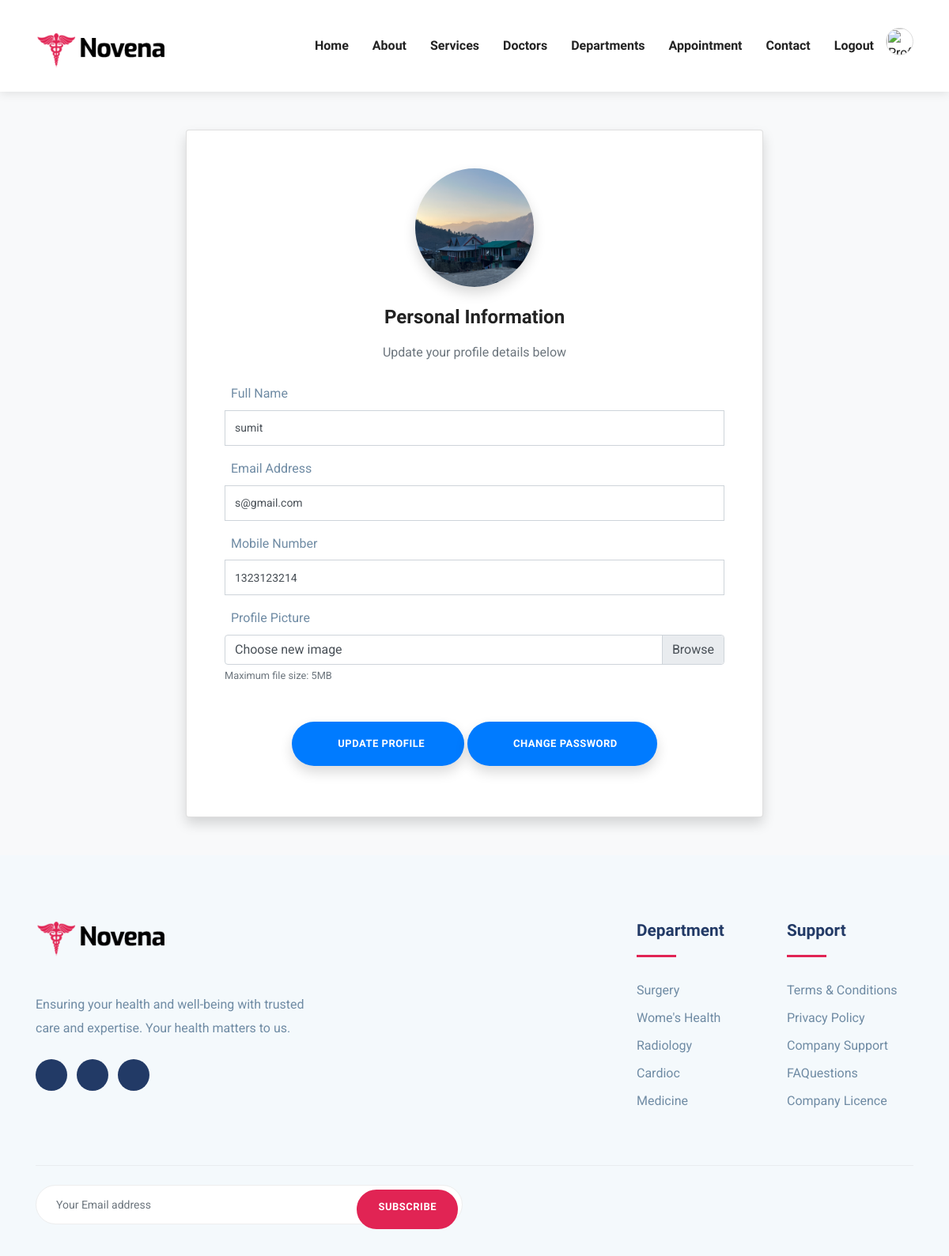
Screenshot of /userprofile/ (signed in) with the database file from the repository.
### myapp/models.py (models this page shows, shortened)
class User(models.Model):
    name = models.CharField(max_length=255, unique=True)
    email = models.EmailField(unique=True)
    mobile = models.BigIntegerField()
    password = models.CharField(max_length=255)
    usertype = models.CharField(max_length=20)
    profile = models.ImageField(upload_to='profiles/', null=True, blank=True)

### myapp/views.py (the view, shortened to what this page needs)
# urls.py: path('userprofile/', views.userprofile, name='userprofile'),
@csrf_exempt
def userprofile(request):
    email = request.session.get('email')
    if not email:
        return redirect('login')
    try:
        user = User.objects.get(email=email)
    except User.DoesNotExist:
        request.session.flush()
        return redirect('login')
    if user.usertype == "Doctor":
        return redirect('docprofile')
    return render(request, 'userprofile.html', {'user': user})

### myapp/templates/userprofile.html (shortened to what this page needs)
{% extends '1header.html' %}
{% load static %}
{% block content %}
<!DOCTYPE html>
<html lang="en">
    <section class="ftco-section contact-section bg-light py-5">
        <div class="container">
            <div class="row justify-content-center">
                <div class="col-md-8">
                    <div class="card shadow">
                        <div class="card-body p-5">
                            <div class="text-center mb-4">
                                <div class="profile-img-container mb-4">
                                    <img src="{{user.profile.url}}" class="rounded-circle shadow" style="width: 150px; height: 150px; object-fit: cover;">
                                </div>
                                <h3 class="mb-3">Personal Information</h3>
                                <p class="text-muted">Update your profile details below</p>
                            </div>
                            <form method="post" action="{% url 'userprofile' %}" class="contact-form" enctype="multipart/form-data">
                                <div class="form-group">
                                    <label for="name">Full Name</label>
                                    <input type="text" id="name" class="form-control" placeholder="Your Name" name="name" value="{{user.name}}">
                                </div>
                                <div class="form-group">
                                    <label for="email">Email Address</label>
                                    <input type="email" id="email" class="form-control" placeholder="Your Email" name="email" value="{{user.email}}">
                                </div>
                                <div class="form-group">
                                    <label for="mobile">Mobile Number</label>
                                    <input type="tel" id="mobile" class="form-control" placeholder="Your Mobile Number" name="mobile" value="{{user.mobile}}">
                                </div>
                                <div class="form-group">
                                    <label for="profile">Profile Picture</label>
                                    <div class="custom-file">
                                        <label class="custom-file-label" for="profile">Choose new image</label>
                                    </div>
                                    <small class="form-text text-muted">Maximum file size: 5MB</small>
                                </div>
                                <div class="form-group text-center mt-5">
                                    <button type="submit" class="btn btn-primary py-3 px-5 rounded-pill shadow">
                                        Update Profile
                                    </button>
                                    <a href="{% url 'changepass' %}" class="btn btn-primary py-3 px-5 rounded-pill shadow">
                                        Change Password
                                    </a>
                                </div>
                            </form>
                        </div>
                    </div>
                </div>
            </div>
        </div>
    </section>
</body>
</html>
{% endblock %}

### myapp/static/css/style.css (style rules this page uses)
html { overflow-x: hidden; }
body { line-height: 1.6; font-family: "Roboto", sans-serif; -webkit-font-smoothing: antialiased; font-size: 16px; color: #6F8BA4; font-weight: 400; }
h1, .h1, h2, .h2, h3, .h3, h4, .h4, h5, .h5, h6, .h6 { font-family: "Exo", sans-serif; font-weight: 700; color: #222; }
h3, .h3 { font-size: 1.5rem; }
p { line-height: 30px; }
input[type="email"], input[type="password"], input[type="text"], input[type="tel"] { box-shadow: none; height: 45px; outline: none; font-size: 14px; }
.form-control { box-shadow: none; border-radius: 0; }
.btn { display: inline-block; font-size: 14px; font-size: 0.8125rem; font-weight: 700; letter-spacing: .5px; padding: .75rem 2rem; font-family: "Exo", sans-serif; text-transform: uppercase; border-radius: 5px; border: 2px solid transparent; transition: all .35s ease; }
a { color: #222; text-decoration: none; transition: all .35s ease; }

### rows the page displays
User: profile (picture), name "sumit", email "s@gmail.com", mobile "1323123214"
